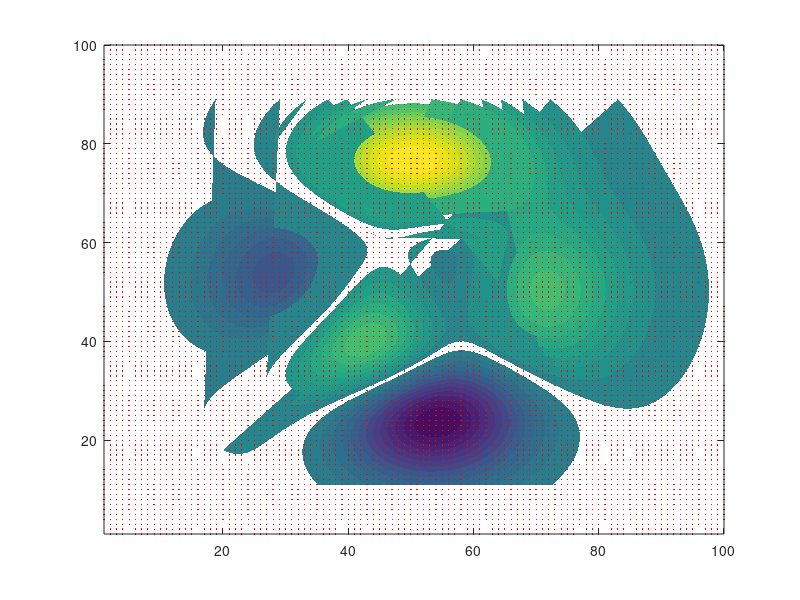
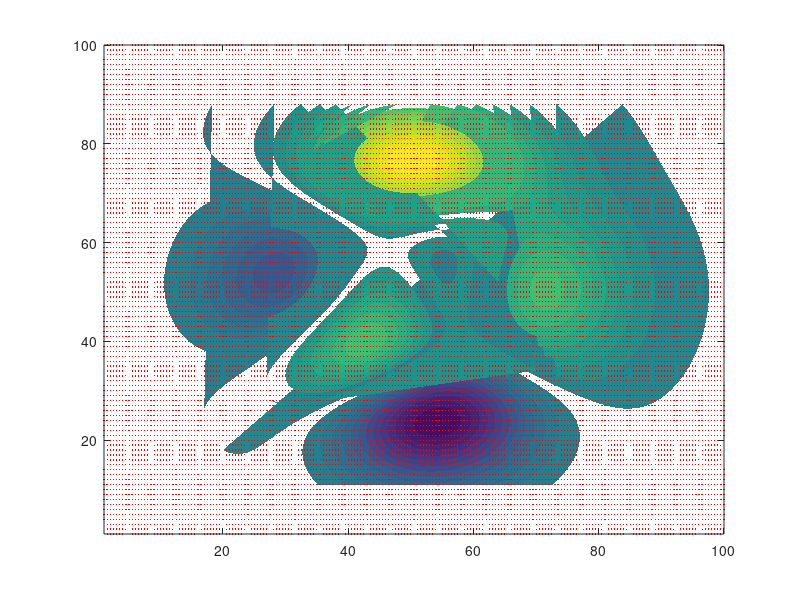

Write MATLAB code to recreate these figures, in order. (Note: this script raises an error after producing the figures.)
%Test_interp

clear all

%test interpolation methods

Z = peaks(100);
[ny nx]=size(Z);
[X Y]=meshgrid(1:nx,1:ny);

% define a grid
%x = 0:1:100;
%y = 0:1:100;

%[X,Y] = meshgrid(x,y);

% Define a surface
%Z = sind(X) .* sind(Y); 


%figure(1); clf; 
%contour(X,Y,Z,30,'Fill','on','Linestyle','none')


% Add Nans
Z(90:100,:) = nan;
Z(1:10,:) = nan;
Z(35,72) = nan;
Z(12,12) = nan;
Z(5,76) = nan;
Z(39,100) = nan;
Z(40,100) = nan;
Z(41,100) = nan;
Z(100,39) = nan;
Z(100,40) = nan;
Z(100,41) = nan;

% Replot

figure(1); clf; 
contour(X,Y,Z,30,'Fill','on','Linestyle','none'); hold on
plot(X,Y,'r.','MarkerSize',3) 

pause

% Interpolate to smaller grid
x2 = 1:0.5:100;
y2 = 1:1:100;

[X2,Y2] = meshgrid(x2,y2);

Z2 = interp2(X,Y,Z,X2,Y2);

%Replot
figure(2); clf; 
contour(X2,Y2,Z2,30,'Fill','on','Linestyle','none'); hold on
plot(X,Y,'w.','MarkerSize',3); hold on
plot(X2,Y2,'r.','MarkerSize',3)

%Test smoothing
xn = 20;
yn = 20;

matrixOut = smooth2a(Z2,yn,xn);
figure(3); clf; 
contour(X2,Y2,matrixOut,30,'Fill','on','Linestyle','none'); hold on
plot(X,Y,'w.','MarkerSize',3); hold on
plot(X2,Y2,'r.','MarkerSize',3)
colorbar

[nma2Out] = nanmoving_average2(Z2,yn,xn);
figure(4); clf; 
contour(X2,Y2,nma2Out,30,'Fill','on','Linestyle','none'); hold on
plot(X,Y,'w.','MarkerSize',3); hold on
plot(X2,Y2,'r.','MarkerSize',3)
colorbar


% Test method 2
[r,c] = find(isnan(Z) == 0);
I = sub2ind(size(Z), r, c);

return

Z3 = interp2(x(c), y(r), Z(I), X2, Y2);

%Replot
figure(3); clf; 
contour(X2,Y2,Z3,30,'Fill','on','Linestyle','none'); hold on
plot(X,Y,'w.','MarkerSize',3); hold on
plot(X2,Y2,'r.','MarkerSize',3)

%
v = lininterp2(X, Y, V, x, y)
